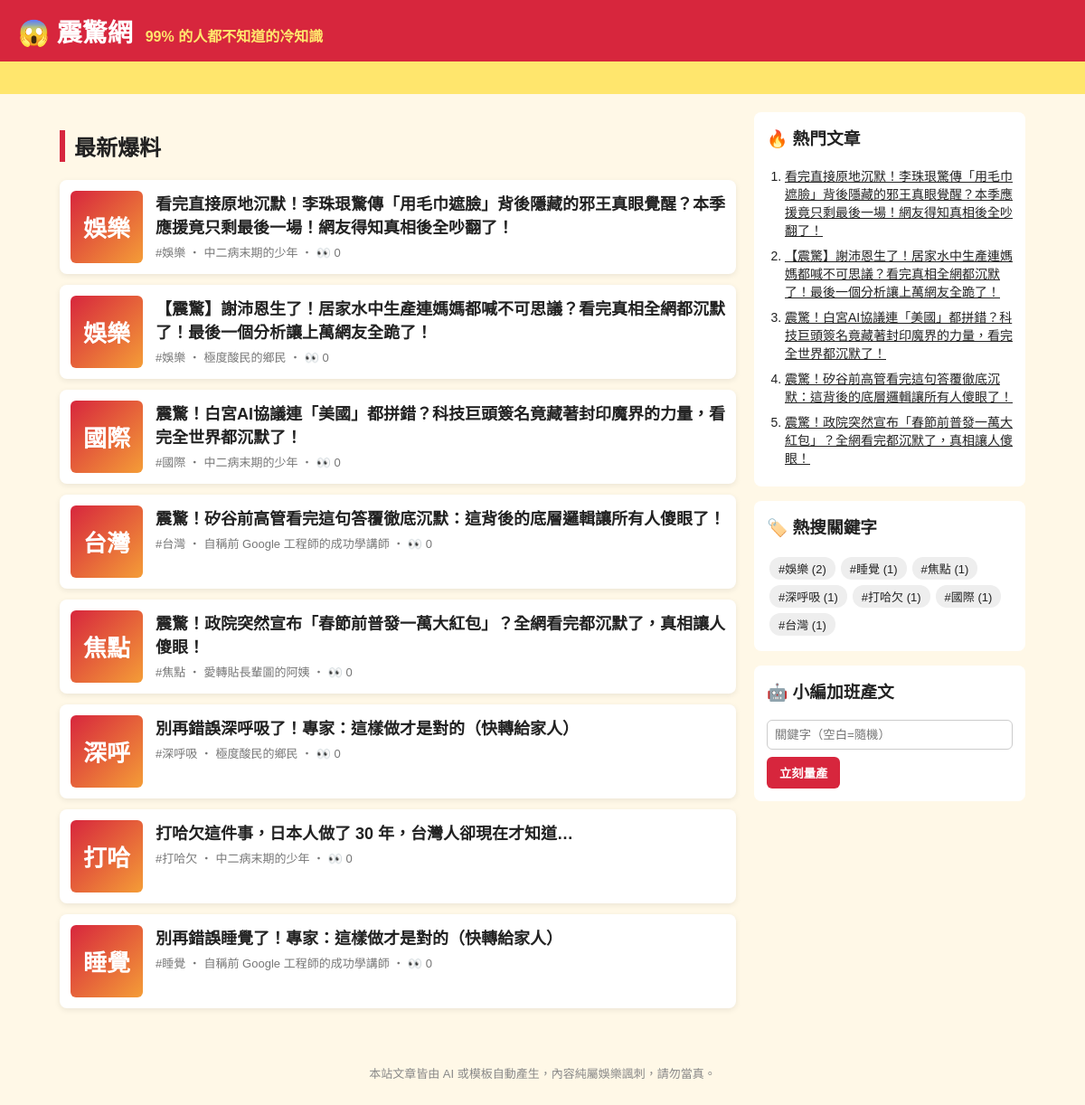
Before: / with the older database file.
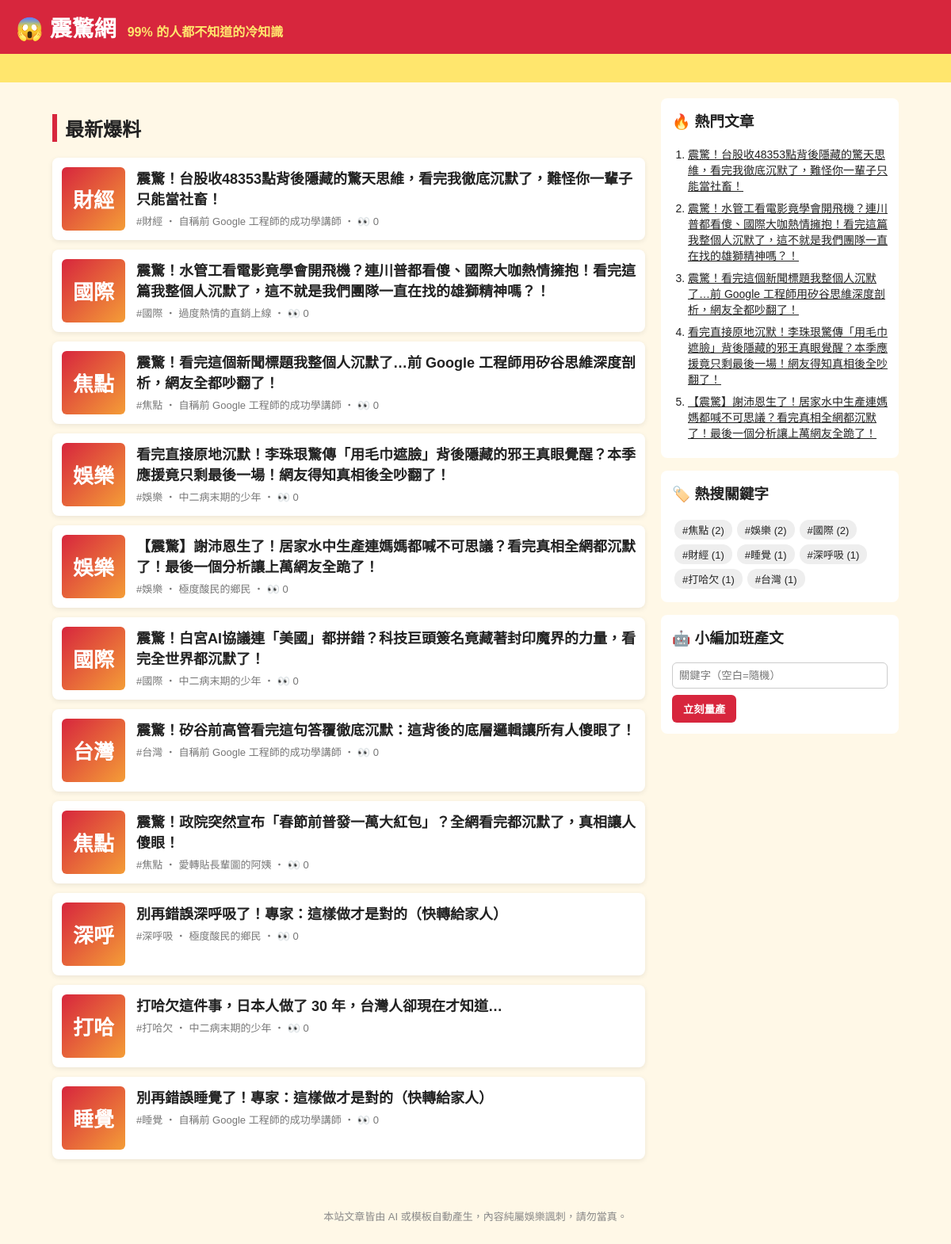
After: the same page with the newer database file.
### tables this page shows
CREATE TABLE articles (
                id         INTEGER PRIMARY KEY AUTOINCREMENT,
                keyword    TEXT NOT NULL,
                persona    TEXT NOT NULL,
                title      TEXT NOT NULL,
                content    TEXT NOT NULL,
                source     TEXT NOT NULL,
                views      INTEGER NOT NULL DEFAULT 0,
                created_at TEXT NOT NULL
            , news_title TEXT, news_url TEXT);

### app.py (the view)
@app.route("/")
def index():
    return render_template("index.html", articles=db.list_articles(), heading="最新爆料")

### app.py (called while the page is built)
@app.context_processor
def sidebar():
    return {"hot": db.hot_articles(), "tags": db.keywords(), "static_site": app.config["STATIC_SITE"]}

### db.py (called while the page is built)
def connect():
    conn = sqlite3.connect(DB_PATH)
    conn.row_factory = sqlite3.Row
    return conn

def list_articles(limit=50, keyword=None):
    with connect() as conn:
        if keyword:
            return conn.execute(
                "SELECT * FROM articles WHERE keyword = ? ORDER BY id DESC LIMIT ?", (keyword, limit)
            ).fetchall()
        return conn.execute("SELECT * FROM articles ORDER BY id DESC LIMIT ?", (limit,)).fetchall()

def hot_articles(limit=5):
    with connect() as conn:
        return conn.execute("SELECT * FROM articles ORDER BY views DESC, id DESC LIMIT ?", (limit,)).fetchall()

def keywords():
    with connect() as conn:
        return conn.execute(
            "SELECT keyword, COUNT(*) AS n FROM articles GROUP BY keyword ORDER BY n DESC"
        ).fetchall()

### templates/index.html
{% extends "base.html" %}
{% block content %}
<h2 class="heading">{{ heading }}</h2>
{% for a in articles %}
  <a class="card" href="{{ url_for('article', article_id=a.id) }}">
    <div class="thumb">{{ a.keyword[:2] }}</div>
    <div>
      <h3>{{ a.title }}</h3>
      <p class="meta">#{{ a.keyword }} ‧ {{ a.persona }}{% if not static_site %} ‧ 👀 {{ a.views }}{% endif %}</p>
    </div>
  </a>
{% else %}
  <p class="empty">還沒有文章。執行 <code>python generator.py -n 5</code> 或用右邊按鈕開始量產。</p>
{% endfor %}
{% endblock %}

### templates/base.html (shortened to what this page needs)
<!doctype html>
<html lang="zh-Hant">
<head>
  <link rel="stylesheet" href="{{ url_for('static', filename='style.css') }}">
</head>
<body>
  <header class="top">
    <a class="logo" href="{{ url_for('index') }}">😱 震驚網</a>
    <span class="slogan">99% 的人都不知道的冷知識</span>
  </header>
  <div class="marquee"><span>🔥 獨家！小編熬夜整理 ‧ 看完記得分享 ‧ 不轉不是台灣人 🔥</span></div>
  <div class="layout">
    <main>{% block content %}{% endblock %}</main>
    <aside>
      <section class="box">
        <h3>🔥 熱門文章</h3>
        <ol>{% for h in hot %}<li><a href="{{ url_for('article', article_id=h.id) }}">{{ h.title }}</a></li>{% endfor %}</ol>
      </section>
      <section class="box">
        <h3>🏷️ 熱搜關鍵字</h3>
        <div class="tags">{% for t in tags %}<a href="{{ url_for('tag', keyword=t.keyword) }}">#{{ t.keyword }} ({{ t.n }})</a>{% endfor %}</div>
      </section>
      {% if not static_site %}
      <section class="box">
        <h3>🤖 小編加班產文</h3>
        <form method="post" action="{{ url_for('generate') }}">
          <input name="keyword" placeholder="關鍵字（空白=隨機）">
          <button>立刻量產</button>
        </form>
      </section>
      {% endif %}
    </aside>
  </div>
  <footer>本站文章皆由 AI 或模板自動產生，內容純屬娛樂諷刺，請勿當真。</footer>
</body>
</html>

### static/style.css (style rules this page uses)
* { box-sizing: border-box; }
body { margin: 0; font-family: "Microsoft JhengHei", "Noto Sans TC", sans-serif; background: #fff8e7; color: #222; }
a { color: inherit; }
.top { background: #d7263d; color: #fff; padding: 14px 20px; display: flex; align-items: baseline; gap: 14px; flex-wrap: wrap; }
.logo { font-size: 28px; font-weight: 900; text-decoration: none; }
.slogan { color: #ffe66d; font-weight: bold; }
.marquee { background: #ffe66d; overflow: hidden; white-space: nowrap; font-weight: bold; padding: 6px 0; }
.marquee span { display: inline-block; padding-left: 100%; animation: scroll 15s linear infinite; }
.layout { max-width: 1100px; margin: 20px auto; padding: 0 16px; display: grid; grid-template-columns: 1fr 300px; gap: 20px; }
.heading { border-left: 6px solid #d7263d; padding-left: 10px; }
.card { display: flex; gap: 14px; background: #fff; border-radius: 8px; padding: 12px; margin-bottom: 12px; text-decoration: none; box-shadow: 0 2px 6px rgba(0,0,0,.08); }
.card h3 { margin: 0 0 6px; font-size: 18px; }
.thumb { flex: 0 0 80px; height: 80px; border-radius: 6px; background: linear-gradient(135deg, #d7263d, #f49d37); color: #fff; font-size: 26px; font-weight: 900; display: grid; place-items: center; }
.meta { color: #777; font-size: 13px; margin: 0; }
.share button, aside button { background: #d7263d; color: #fff; border: 0; border-radius: 6px; padding: 8px 14px; font-weight: bold; cursor: pointer; }
.box { background: #fff; border-radius: 8px; padding: 14px; margin-bottom: 16px; }
.box h3 { margin-top: 0; }
.box ol { padding-left: 20px; margin: 0; }
.box li { margin-bottom: 8px; font-size: 14px; }
.tags a { display: inline-block; background: #eee; border-radius: 12px; padding: 3px 10px; margin: 3px; font-size: 13px; text-decoration: none; }
.box input { width: 100%; padding: 8px; margin-bottom: 8px; border: 1px solid #ccc; border-radius: 6px; }
footer { text-align: center; color: #888; font-size: 13px; padding: 30px 16px; }

Changed rows visible on the page:
no longer on one of the page's lists (row unchanged): articles: title "震驚！白宮AI協議連「美國」都拼錯？科技巨頭簽名竟藏著封印魔界的力量，看完全世界都沉默了！"
no longer on one of the page's lists (row unchanged): articles: title "震驚！矽谷前高管看完這句答覆徹底沉默：這背後的底層邏輯讓所有人傻眼了！"
no longer on one of the page's lists (row unchanged): articles: title "震驚！政院突然宣布「春節前普發一萬大紅包」？全網看完都沉默了，真相讓人傻眼！"
added articles: keyword "財經", title "震驚！台股收48353點背後隱藏的驚天思維，看完我徹底沉默了，難怪你一輩子只能當社畜！", persona "自稱前 Google 工程師的成功學講師", views "0"
added articles: keyword "國際", title "震驚！水管工看電影竟學會開飛機？連川普都看傻、國際大咖熱情擁抱！看完這篇我整個人沉默了，這不就是我們團隊一直在找的雄獅精神嗎？！", persona "過度熱情的直銷上線", views "0"
added articles: keyword "焦點", title "震驚！看完這個新聞標題我整個人沉默了…前 Google 工程師用矽谷思維深度剖析，網友全都吵翻了！", persona "自稱前 Google 工程師的成功學講師", views "0"
Other visible differences:
new list line: "# 焦點 ( 2 )"
new list line: "# 國際 ( 2 )"
new list line: "# 財經 ( 1 )"
list line gone: "# 焦點 ( 1 )"
list line gone: "# 國際 ( 1 )"
